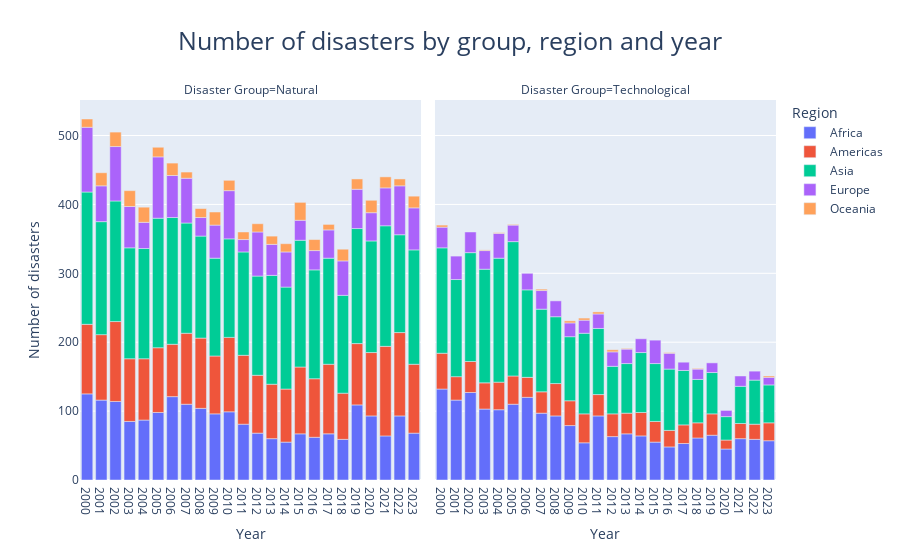

Notebook code for this chart:
### Code cell
df_no_of_disasters_by_group_by_year_plot = px.bar(df_no_of_disasters_by_group_by_year,
                                                  x='Start Year',
                                                  y='DisNo.',
                                                  color='Region',
                                                  facet_col='Disaster Group',
                                                  title='Number of disasters by group, region and year',)
df_no_of_disasters_by_group_by_year_plot.update_layout(title_x=0.5, title_font=dict(size=25), yaxis_title='Number of disasters')
df_no_of_disasters_by_group_by_year_plot.update_xaxes(title_text='Year', tickmode='linear')
df_no_of_disasters_by_group_by_year_plot.show()

### Figure 1 — Plotly figure (JSON) as saved in the notebook; plotly's stock layout.template omitted (floating-point values rounded to 4 significant figures)
{"data": [{"alignmentgroup": "True", "hovertemplate": "Region=Africa<br>Disaster Group=Natural<br>Start Year=%{x}<br>DisNo.=%{y}<extra></extra>", "legendgroup": "Africa", "marker": {"color": "#636efa", "pattern": {"shape": ""}}, "name": "Africa", "offsetgroup": "Africa", "orientation": "v", "showlegend": true, "textposition": "auto", "type": "bar", "x": [2000, 2001, 2002, 2003, 2004, 2005, 2006, 2007, 2008, 2009, 2010, 2011, 2012, 2013, 2014, 2015, 2016, 2017, 2018, 2019, 2020, 2021, 2022, 2023], "xaxis": "x", "y": [125, 116, 114, 85, 87, 98, 121, 110, 104, 96, 99, 81, 68, 60, 55, 67, 62, 67, 59, 109, 93, 64, 93, 68], "yaxis": "y"}, {"alignmentgroup": "True", "hovertemplate": "Region=Africa<br>Disaster Group=Technological<br>Start Year=%{x}<br>DisNo.=%{y}<extra></extra>", "legendgroup": "Africa", "marker": {"color": "#636efa", "pattern": {"shape": ""}}, "name": "Africa", "offsetgroup": "Africa", "orientation": "v", "showlegend": false, "textposition": "auto", "type": "bar", "x": [2000, 2001, 2002, 2003, 2004, 2005, 2006, 2007, 2008, 2009, 2010, 2011, 2012, 2013, 2014, 2015, 2016, 2017, 2018, 2019, 2020, 2021, 2022, 2023], "xaxis": "x2", "y": [132, 116, 127, 103, 102, 110, 120, 97, 93, 79, 54, 93, 63, 67, 64, 55, 48, 53, 61, 65, 45, 60, 59, 57], "yaxis": "y2"}, {"alignmentgroup": "True", "hovertemplate": "Region=Americas<br>Disaster Group=Natural<br>Start Year=%{x}<br>DisNo.=%{y}<extra></extra>", "legendgroup": "Americas", "marker": {"color": "#EF553B", "pattern": {"shape": ""}}, "name": "Americas", "offsetgroup": "Americas", "orientation": "v", "showlegend": true, "textposition": "auto", "type": "bar", "x": [2000, 2001, 2002, 2003, 2004, 2005, 2006, 2007, 2008, 2009, 2010, 2011, 2012, 2013, 2014, 2015, 2016, 2017, 2018, 2019, 2020, 2021, 2022, 2023], "xaxis": "x", "y": [101, 95, 116, 91, 89, 94, 76, 103, 102, 84, 108, 100, 84, 79, 77, 97, 85, 101, 67, 89, 92, 130, 121, 100], "yaxis": "y"}, {"alignmentgroup": "True", "hovertemplate": "Region=Americas<br>Disaster Group=Technological<br>Start Year=%{x}<br>DisNo.=%{y}<extra></extra>", "legendgroup": "Americas", "marker": {"color": "#EF553B", "pattern": {"shape": ""}}, "name": "Americas", "offsetgroup": "Americas", "orientation": "v", "showlegend": false, "textposition": "auto", "type": "bar", "x": [2000, 2001, 2002, 2003, 2004, 2005, 2006, 2007, 2008, 2009, 2010, 2011, 2012, 2013, 2014, 2015, 2016, 2017, 2018, 2019, 2020, 2021, 2022, 2023], "xaxis": "x2", "y": [52, 34, 45, 38, 40, 41, 29, 31, 47, 36, 42, 31, 33, 30, 34, 30, 24, 27, 22, 31, 13, 22, 22, 26], "yaxis": "y2"}, {"alignmentgroup": "True", "hovertemplate": "Region=Asia<br>Disaster Group=Natural<br>Start Year=%{x}<br>DisNo.=%{y}<extra></extra>", "legendgroup": "Asia", "marker": {"color": "#00cc96", "pattern": {"shape": ""}}, "name": "Asia", "offsetgroup": "Asia", "orientation": "v", "showlegend": true, "textposition": "auto", "type": "bar", "x": [2000, 2001, 2002, 2003, 2004, 2005, 2006, 2007, 2008, 2009, 2010, 2011, 2012, 2013, 2014, 2015, 2016, 2017, 2018, 2019, 2020, 2021, 2022, 2023], "xaxis": "x", "y": [192, 164, 175, 161, 160, 188, 184, 160, 148, 142, 143, 150, 144, 158, 148, 184, 158, 154, 142, 167, 162, 175, 142, 166], "yaxis": "y"}, {"alignmentgroup": "True", "hovertemplate": "Region=Asia<br>Disaster Group=Technological<br>Start Year=%{x}<br>DisNo.=%{y}<extra></extra>", "legendgroup": "Asia", "marker": {"color": "#00cc96", "pattern": {"shape": ""}}, "name": "Asia", "offsetgroup": "Asia", "orientation": "v", "showlegend": false, "textposition": "auto", "type": "bar", "x": [2000, 2001, 2002, 2003, 2004, 2005, 2006, 2007, 2008, 2009, 2010, 2011, 2012, 2013, 2014, 2015, 2016, 2017, 2018, 2019, 2020, 2021, 2022, 2023], "xaxis": "x2", "y": [153, 141, 158, 165, 180, 195, 127, 120, 97, 93, 117, 96, 69, 72, 87, 84, 89, 79, 63, 60, 34, 54, 64, 55], "yaxis": "y2"}, {"alignmentgroup": "True", "hovertemplate": "Region=Europe<br>Disaster Group=Natural<br>Start Year=%{x}<br>DisNo.=%{y}<extra></extra>", "legendgroup": "Europe", "marker": {"color": "#ab63fa", "pattern": {"shape": ""}}, "name": "Europe", "offsetgroup": "Europe", "orientation": "v", "showlegend": true, "textposition": "auto", "type": "bar", "x": [2000, 2001, 2002, 2003, 2004, 2005, 2006, 2007, 2008, 2009, 2010, 2011, 2012, 2013, 2014, 2015, 2016, 2017, 2018, 2019, 2020, 2021, 2022, 2023], "xaxis": "x", "y": [94, 52, 79, 60, 38, 89, 61, 65, 27, 48, 70, 18, 64, 45, 51, 29, 28, 41, 50, 57, 41, 55, 71, 61], "yaxis": "y"}, {"alignmentgroup": "True", "hovertemplate": "Region=Europe<br>Disaster Group=Technological<br>Start Year=%{x}<br>DisNo.=%{y}<extra></extra>", "legendgroup": "Europe", "marker": {"color": "#ab63fa", "pattern": {"shape": ""}}, "name": "Europe", "offsetgroup": "Europe", "orientation": "v", "showlegend": false, "textposition": "auto", "type": "bar", "x": [2000, 2001, 2002, 2003, 2004, 2005, 2006, 2007, 2008, 2009, 2010, 2011, 2012, 2013, 2014, 2015, 2016, 2017, 2018, 2019, 2020, 2021, 2022, 2023], "xaxis": "x2", "y": [30, 34, 30, 27, 36, 24, 24, 27, 23, 20, 19, 21, 21, 21, 20, 34, 23, 12, 15, 14, 9, 15, 13, 11], "yaxis": "y2"}, {"alignmentgroup": "True", "hovertemplate": "Region=Oceania<br>Disaster Group=Natural<br>Start Year=%{x}<br>DisNo.=%{y}<extra></extra>", "legendgroup": "Oceania", "marker": {"color": "#FFA15A", "pattern": {"shape": ""}}, "name": "Oceania", "offsetgroup": "Oceania", "orientation": "v", "showlegend": true, "textposition": "auto", "type": "bar", "x": [2000, 2001, 2002, 2003, 2004, 2005, 2006, 2007, 2008, 2009, 2010, 2011, 2012, 2013, 2014, 2015, 2016, 2017, 2018, 2019, 2020, 2021, 2022, 2023], "xaxis": "x", "y": [12, 19, 21, 23, 22, 14, 18, 9, 13, 19, 15, 11, 12, 12, 12, 26, 16, 8, 17, 15, 18, 16, 10, 17], "yaxis": "y"}, {"alignmentgroup": "True", "hovertemplate": "Region=Oceania<br>Disaster Group=Technological<br>Start Year=%{x}<br>DisNo.=%{y}<extra></extra>", "legendgroup": "Oceania", "marker": {"color": "#FFA15A", "pattern": {"shape": ""}}, "name": "Oceania", "offsetgroup": "Oceania", "orientation": "v", "showlegend": false, "textposition": "auto", "type": "bar", "x": [2000, 2003, 2004, 2005, 2007, 2009, 2010, 2011, 2012, 2013, 2016, 2018, 2023], "xaxis": "x2", "y": [3, 1, 1, 1, 2, 3, 3, 3, 3, 1, 1, 1, 2], "yaxis": "y2"}], "layout": {"annotations": [{"font": {}, "showarrow": false, "text": "Disaster Group=Natural", "x": 0.245, "xanchor": "center", "xref": "paper", "y": 1, "yanchor": "bottom", "yref": "paper"}, {"font": {}, "showarrow": false, "text": "Disaster Group=Technological", "x": 0.755, "xanchor": "center", "xref": "paper", "y": 1, "yanchor": "bottom", "yref": "paper"}], "barmode": "relative", "legend": {"title": {"text": "Region"}, "tracegroupgap": 0}, "title": {"font": {"size": 25}, "text": "Number of disasters by group, region and year", "x": 0.5}, "xaxis": {"anchor": "y", "domain": [0, 0.49], "tickmode": "linear", "title": {"text": "Year"}}, "xaxis2": {"anchor": "y2", "domain": [0.51, 1], "matches": "x", "tickmode": "linear", "title": {"text": "Year"}}, "yaxis": {"anchor": "x", "domain": [0, 1], "title": {"text": "Number of disasters"}}, "yaxis2": {"anchor": "x2", "domain": [0, 1], "matches": "y", "showticklabels": false}}}
